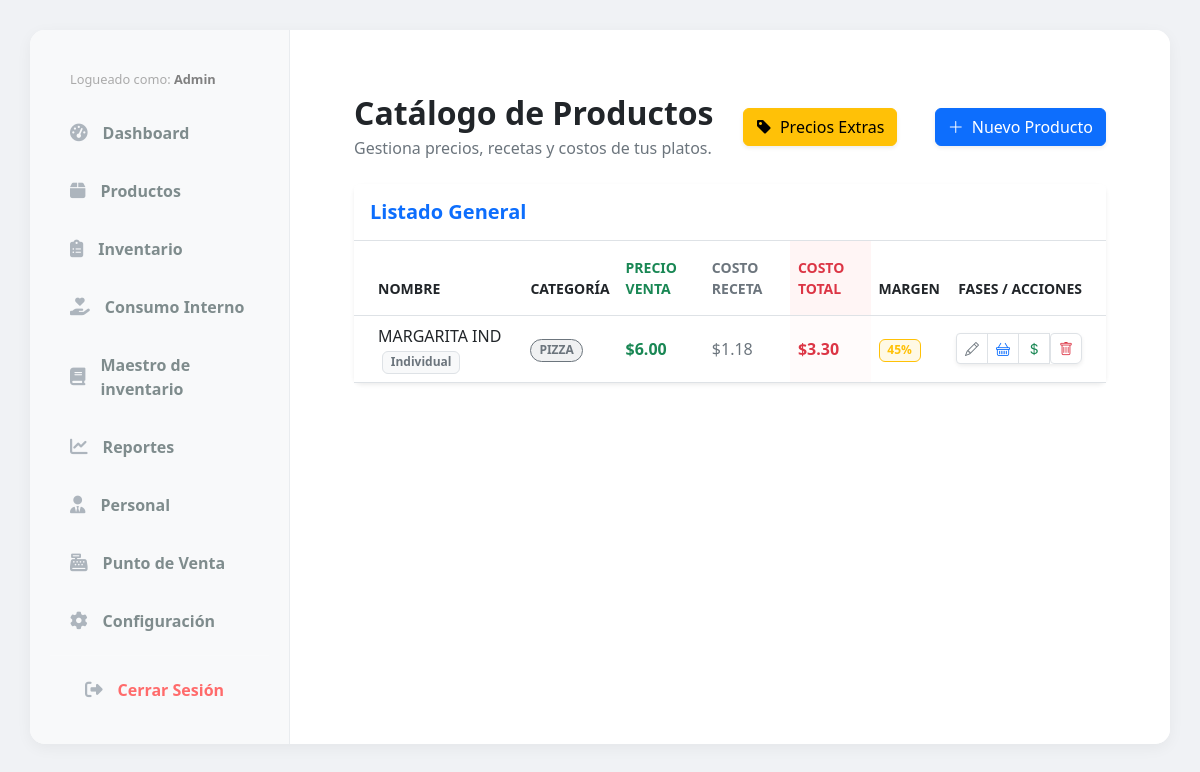
The app's page /productos/ (signed in), older data.
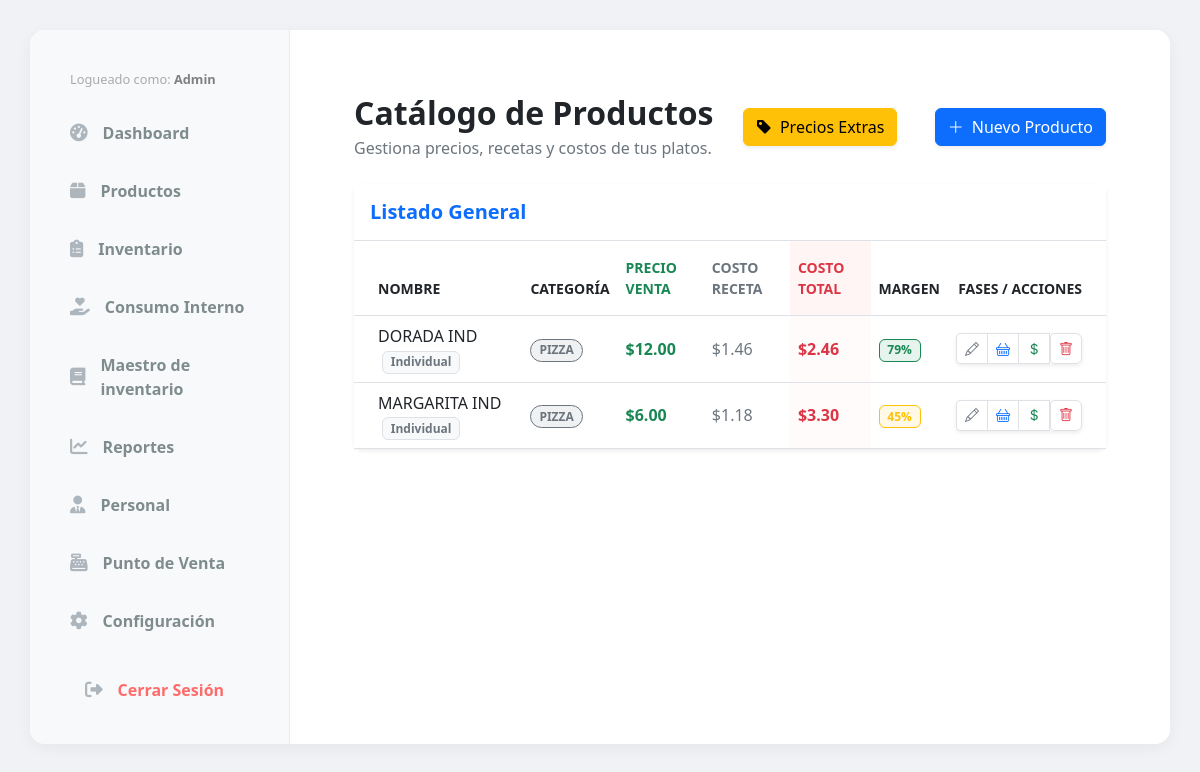
The same page, newer data.
### tables/models.py (models this page shows, shortened)
class Producto(models.Model):
    OPCIONES_TAMANO = [
        ('IND', 'Individual'),
        ('MED', 'Mediana'),
        ('FAM', 'Familiar'),
        ('UNI', 'Único/Bebida'),
    ]
    nombre = models.CharField(max_length=100)
    precio = models.DecimalField(max_digits=10, decimal_places=2, verbose_name="Precio Venta ($)")
    tamano = models.CharField(max_length=3, choices=OPCIONES_TAMANO, default='UNI')
    categoria = models.ForeignKey(Categoria, on_delete=models.CASCADE, related_name='productos')
    @property
    def margen_ganancia(self):
        if self.precio > 0:
            return (self.ganancia_estimada / self.precio) * 100
        return 0
    @property
    def costo_receta(self):
        total_costo = Decimal('0.00')
        for ingrediente in self.ingredientes.all():
            if ingrediente.insumo:
                total_costo += ingrediente.cantidad * ingrediente.insumo.costo_unitario
        return total_costo
    costo_materia_prima = models.DecimalField(max_digits=10, decimal_places=2, default=0.00, verbose_name="Costo Ingredientes ($)")
    @property
    def costo_indirectos_total(self):
        total = Decimal('0.00')
        for costo in self.costos_adicionales.all():
            total += costo.monto_calculado
        return total
    @property
    def costo_total_real(self):
        return self.costo_receta + self.costo_indirectos_total
    @property
    def ganancia_estimada(self):
        return self.precio - self.costo_total_real

class Categoria(models.Model):
    nombre = models.CharField(max_length=50) # Ej: IND, MED, FAM, BEBIDAS

class IngredienteProducto(models.Model):
    producto = models.ForeignKey(Producto, on_delete=models.CASCADE, related_name='ingredientes')
    insumo = models.ForeignKey(Insumo, on_delete=models.PROTECT, verbose_name="Insumo (Inventario)")
    cantidad = models.DecimalField(max_digits=10, decimal_places=4, help_text="Cantidad a descontar del inventario (Ej: 0.200 para 200g)")

class CostoAsignadoProducto(models.Model):
    producto = models.ForeignKey('Producto', on_delete=models.CASCADE, related_name='costos_adicionales')
    costo_adicional = models.ForeignKey(CostoAdicional, on_delete=models.PROTECT)
    valor_aplicado = models.DecimalField(max_digits=10, decimal_places=2, help_text="Valor específico para este producto")
    @property
    def monto_calculado(self):
        if self.costo_adicional.tipo == 'FIJO':
            return self.valor_aplicado
        else:
            return (self.valor_aplicado / 100) * self.producto.costo_receta

class CostoAdicional(models.Model):
    TIPOS_CALCULO = [
        ('FIJO', 'Monto Fijo ($)'),
        ('PORCENTAJE', '% del Costo de Receta'),
    ]
    nombre = models.CharField(max_length=100) # Ej: "Mano de Obra", "Gas", "Empaque"
    tipo = models.CharField(max_length=15, choices=TIPOS_CALCULO, default='FIJO')
    valor_defecto = models.DecimalField(max_digits=10, decimal_places=2, help_text="Ej: 0.50 para $0.50 o 10 para 10%")

### inventory/models.py (models this page shows, shortened)
class Insumo(models.Model):
    nombre = models.CharField(max_length=200)
    categoria = models.ForeignKey(CategoriaInsumo, on_delete=models.SET_NULL, null=True)
    unidad = models.ForeignKey(UnidadMedida, on_delete=models.PROTECT, verbose_name="Unidad Base")
    precio_venta_extra = models.DecimalField(max_digits=10, decimal_places=2, default=0.00, verbose_name="Precio de Venta Extra ($)")
    cantidad_porcion_extra = models.DecimalField(max_digits=10, decimal_places=4, default=0.00, help_text="Cantidad a descontar por cada extra vendido (Ej: 0.050 para 50g)")
    peso_standar = models.DecimalField(
        max_digits=12,
        decimal_places=3,
        default=1,
        verbose_name="Peso por Unidad de Compra (Gr/Ml)"
    )
    precio_mercado = models.DecimalField(max_digits=12, decimal_places=2, default=0, verbose_name="Costo de la Unidad ($)")
    merma_porcentaje = models.DecimalField(max_digits=5, decimal_places=2, default=0, verbose_name="% Merma")
    rendimiento = models.DecimalField(
        max_digits=12,
        decimal_places=3,
        default=1,
        verbose_name="Rendimiento (Cantidad Final Producida)"
    )
    costo_unitario = models.DecimalField(max_digits=12, decimal_places=6, default=0, verbose_name="Costo Real x Gramo")
    stock_actual = models.DecimalField(max_digits=12, decimal_places=3, default=0)
    stock_minimo = models.DecimalField(max_digits=12, decimal_places=3, default=500)
    es_insumo_compuesto = models.BooleanField(default=False)
    es_extra = models.BooleanField(
        default=False,
        verbose_name="¿Se vende como Extra?",
        help_text="Marca esta casilla si este ingrediente puede ser agregado como extra en un producto."
    )

### tables/views.py (the view)
# urls.py: path('productos/', views.product_list, name='product_list'),
@staff_member_required
def product_list(request):
    productos = Producto.objects.all().prefetch_related(
        'ingredientes__insumo',
        'costos_adicionales'
    ).order_by('nombre')
    return render(request, 'products/product_list.html', {'productos': productos})

### core/context_processors.py (called while the page is built)
def configuracion_global(request):
    return {
        'config': Configuracion.get_solo()
    }

### core/models.py (called while the page is built)
    @classmethod
    def get_solo(cls):
        obj, created = cls.objects.get_or_create(id=1)
        return obj

### tables/templates/products/product_list.html (shortened to what this page needs)
{% extends 'base.html' %}
{% block content %}
<link href="https://cdn.jsdelivr.net/npm/bootstrap@5.3.0/dist/css/bootstrap.min.css" rel="stylesheet">
<link rel="stylesheet" href="https://cdn.jsdelivr.net/npm/bootstrap-icons@1.11.1/font/bootstrap-icons.css">
<div class="container-fluid p-4">
    <div class="d-flex justify-content-between align-items-center mb-4">
        <div>
            <h2 class="fw-bold text-dark mb-1">Catálogo de Productos</h2>
            <p class="text-secondary m-0">Gestiona precios, recetas y costos de tus platos.</p>
        </div>
        <a href="{% url 'manage_extras' %}" class="btn btn-warning shadow-sm me-2">
            <i class="bi bi-tag-fill me-2"></i>Precios Extras
        </a>
        <a href="{% url 'product_create' %}" class="btn btn-primary shadow-sm">
            <i class="bi bi-plus-lg me-2"></i>Nuevo Producto
        </a>
    </div>
    <div class="card border-0 shadow-sm rounded-3">
        <div class="card-header bg-white py-3 border-bottom">
            <h5 class="m-0 fw-bold text-primary">Listado General</h5>
        </div>
        <div class="card-body p-0">
            <div class="table-responsive">
                <table class="table table-hover align-middle mb-0">
                    <thead class="bg-light text-secondary small text-uppercase">
                        <tr>
                            <th class="ps-4 py-3">Nombre</th>
                            <th class="py-3">Categoría</th>
                            <th class="py-3 text-success">Precio Venta</th>
                            <th class="py-3 text-secondary">Costo Receta</th>
                            <th class="py-3 text-danger fw-bold" style="background-color: #fff5f5;">Costo Total</th>
                            <th class="py-3">Margen</th>
                            <th class="pe-4 py-3 text-end">Fases / Acciones</th>
                        </tr>
                    </thead>
                    <tbody>
                        {% for p in productos %}
                        <tr>
                            <td class="ps-4 fw-medium text-dark">
                                {{ p.nombre }}
                                {% if p.tamano != 'UNI' %}
                                    <span class="badge bg-light text-secondary border ms-1">{{ p.get_tamano_display }}</span>
                                {% endif %}
                            </td>
                            <td>
                                <span class="badge bg-secondary bg-opacity-10 text-secondary border border-secondary px-2 rounded-pill">
                                    {{ p.categoria.nombre }}
                                </span>
                            </td>
                            <td>
                                <span class="fw-bold text-success fs-6">${{ p.precio|floatformat:2 }}</span>
                            </td>
                            <td class="text-secondary">
                                ${{ p.costo_receta|floatformat:2 }}
                            </td>
                            <td class="fw-bold text-danger" style="background-color: #fffbfb;">
                                ${{ p.costo_total_real|floatformat:2 }}
                            </td>
                            <td>
                                {% with margen=p.margen_ganancia %}
                                    {% if margen > 50 %}
                                        <span class="badge bg-success bg-opacity-10 text-success border border-success">{{ margen|floatformat:0 }}%</span>
                                    {% elif margen > 30 %}
                                        <span class="badge bg-warning bg-opacity-10 text-warning border border-warning">{{ margen|floatformat:0 }}%</span>
                                    {% else %}
                                        <span class="badge bg-danger bg-opacity-10 text-danger border border-danger">{{ margen|floatformat:0 }}%</span>
                                    {% endif %}
                                {% endwith %}
                            </td>
                            <td class="pe-4 text-end">
                                <div class="btn-group shadow-sm" role="group">
                                    <a href="{% url 'product_edit_basic' pk=p.pk %}" class="btn btn-sm btn-white border" title="Datos Básicos">
                                        <i class="bi bi-pencil text-secondary"></i>
                                    </a>
                                    <a href="{% url 'recipe_manager' pk=p.pk %}" class="btn btn-sm btn-white border" title="Ingredientes">
                                        <i class="bi bi-basket text-primary"></i>
                                    </a>
                                    <a href="{% url 'product_pricing' pk=p.pk %}" class="btn btn-sm btn-white border" title="Costos y Precios">
                                        <i class="bi bi-currency-dollar text-success"></i>
                                    </a>
                                    <form action="{% url 'product_delete' pk=p.pk %}" method="POST" class="d-inline" onsubmit="return confirm('¿Eliminar {{ p.nombre }}?');">
                                        <button type="submit" class="btn btn-sm btn-white border text-danger rounded-end" title="Eliminar">
                                            <i class="bi bi-trash"></i>
                                        </button>
                                    </form>
                                </div>
                            </td>
                        </tr>
                        {% endfor %}
                    </tbody>
                </table>
            </div>
        </div>
    </div>
</div>
{% endblock %}

### templates/base.html (shortened to what this page needs)
{% load static %}
<!DOCTYPE html>
<html lang="es">
<head>
    <link rel="stylesheet" href="{% static 'css/style.css' %}">
    <link rel="stylesheet" href="https://cdnjs.cloudflare.com/ajax/libs/font-awesome/6.4.0/css/all.min.css">
</head>
<body class="light-theme">
    <div class="dashboard-layout">
        <div class="main-app-container card-style">
            <aside class="sidebar">
                <nav class="sidebar-nav">
                    <div style="padding: 10px 20px; color: #aaa; font-size: 0.8em;">
                            Logueado como: <strong style="color: grey;">{{ user.username|title }}</strong>
                    </div>
                    <a href="{% url 'panel_control' %}" class="sidebar-link">
                       <i class="fas fa-tachometer-alt"></i> Dashboard
                    </a>
                    <a href="{% url 'product_list' %}" class="sidebar-link">
                       <i class="fas fa-box"></i> Productos
                    </a>
                    <a href="{% url 'inventory_index' %}" class="sidebar-link">
                       <i class="fas fa-clipboard-list"></i> Inventario
                    </a>
                    <a href="{% url 'salidas_especiales' %}" class="sidebar-link">
                        <i class="fas fa-hand-holding-heart"></i> Consumo Interno
                    </a>
                    <a href="{% url 'maestro_list' %}" class="sidebar-link">
                        <i class="fas fa-book"></i> Maestro de inventario
                    </a>
                    <a href="{% url 'reportes_index' %}" class="sidebar-link">
                        <i class="fas fa-chart-line"></i> Reportes
                    </a>
                    {% if request.user.is_superuser or request.user.is_staff %}
                        <a href="{% url 'staff_list' %}" class="sidebar-link">
                        <i class="fas fa-user-tie"></i> Personal
                        </a>
                    {% endif %}
                    <a href="{% url 'index' %}" class="sidebar-link">
                       <i class="fas fa-cash-register"></i> Punto de Venta
                    </a>
                    <a href="{% url 'configuracion_menu' %}" class="sidebar-link">
                        <i class="fas fa-cog"></i> Configuración
                    </a>
                    <div style="margin-top: auto; border-top: 1px solid rgba(255,255,255,0.1); padding-top: 10px;">
                        <form action="{% url 'logout' %}" method="post" style="padding: 0 15px;">
                            <button type="submit" class="sidebar-link" style="background: none; border: none; width: 100%; text-align: left; color: #ff6b6b; cursor: pointer;">
                                <i class="fas fa-sign-out-alt"></i> Cerrar Sesión
                            </button>
                        </form>
                    </div>
                </nav>
            </aside>
            <main class="main-content-area">
                {% block content %}
                {% endblock %}
            </main>
        </div>
    </div>
</body>
</html>

### tables/static/css/style.css (style rules this page uses)
:root { --bg-color: #f4f7f6; --success-color: #28a745; --danger-color: #dc3545; --text-dark: #343a40; --card-text: white; }
*, *::before, *::after { box-sizing: border-box; }
body { margin: 0; font-family: -apple-system, BlinkMacSystemFont, "Segoe UI", Roboto, Helvetica, Arial, sans-serif; background-color: var(--bg-color); color: var(--text-dark); }
:root { --light-bg: #f0f2f5; --white-card: #ffffff; --primary-blue: #3498db; --light-blue-btn: #87CEEB; --text-gray: #7f8c8d; --shadow-soft: 0 4px 15px rgba(0,0,0,0.05); --border-radius-card: 15px; --border-radius-btn: 10px; }
body.light-theme { background-color: var(--light-bg); }
.card-style { background-color: var(--white-card); border-radius: var(--border-radius-card); box-shadow: var(--shadow-soft); padding: 20px; }
.dashboard-layout { min-height: 100vh; display: flex; justify-content: center; align-items: flex-start; padding: 30px; }
.main-app-container { display: flex; width: 100%; max-width: 1400px; padding: 0 !important; overflow: hidden; }
.sidebar { width: 260px; flex-shrink: 0; padding: 30px 20px; background-color: #f8f9fa; border-right: 1px solid #e9ecef; }
.sidebar-nav { display: flex; flex-direction: column; gap: 10px; }
.sidebar-link { display: flex; align-items: center; gap: 15px; text-decoration: none; color: var(--text-gray); font-weight: 600; padding: 12px 20px; border-radius: 10px; transition: all 0.2s ease; }
.sidebar-link i { font-size: 1.1rem; color: #adb5bd; transition: color 0.2s ease; }
.main-content-area { flex-grow: 1; padding: 40px; background-color: var(--white-card); }

### tables/templates/products/product_list.html (style rules this page uses)
.btn-white { background-color: #fff; border-color: #dee2e6; }

Row changes from the older to the newer data that the page shows:
added Producto: nombre "DORADA IND", tamano "Individual", categoria.nombre "PIZZA", precio "12.00", costo_receta "1.46", costo_total_real "2.46", margen_ganancia "79"
